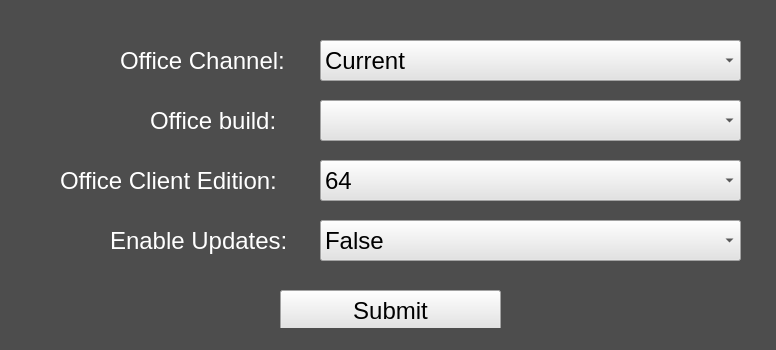
<?xml version="1.0" encoding="UTF-8"?>
<ui version="4.0">
 <class>MainWindow</class>
 <widget class="QMainWindow" name="MainWindow">
  <property name="geometry">
   <rect>
    <x>0</x>
    <y>0</y>
    <width>776</width>
    <height>350</height>
   </rect>
  </property>
  <property name="sizePolicy">
   <sizepolicy hsizetype="Fixed" vsizetype="Fixed">
    <horstretch>0</horstretch>
    <verstretch>0</verstretch>
   </sizepolicy>
  </property>
  <property name="focusPolicy">
   <enum>Qt::NoFocus</enum>
  </property>
  <property name="windowTitle">
   <string>MainWindow</string>
  </property>
  <property name="styleSheet">
   <string notr="true">background-color: rgb(77, 77, 77);</string>
  </property>
  <widget class="QWidget" name="centralwidget">
   <property name="enabled">
    <bool>true</bool>
   </property>
   <widget class="QComboBox" name="channel_dropdown">
    <property name="geometry">
     <rect>
      <x>320</x>
      <y>40</y>
      <width>421</width>
      <height>41</height>
     </rect>
    </property>
    <property name="font">
     <font>
      <pointsize>18</pointsize>
     </font>
    </property>
    <property name="accessibleName">
     <string>Current Channel Dropdown</string>
    </property>
    <property name="accessibleDescription">
     <string/>
    </property>
    <property name="styleSheet">
     <string notr="true">background-color: rgb(227, 227, 227);
alternate-background-color: rgb(227, 227, 227);</string>
    </property>
    <item>
     <property name="text">
      <string>Current</string>
     </property>
    </item>
    <item>
     <property name="text">
      <string>CurrentPreview</string>
     </property>
    </item>
    <item>
     <property name="text">
      <string>SemiAnnual</string>
     </property>
    </item>
    <item>
     <property name="text">
      <string>SemiAnnualPreview</string>
     </property>
    </item>
    <item>
     <property name="text">
      <string>MonthlyEnterprise</string>
     </property>
    </item>
    <item>
     <property name="text">
      <string>BetaChannel</string>
     </property>
    </item>
   </widget>
   <widget class="QLabel" name="office_channel_label">
    <property name="geometry">
     <rect>
      <x>120</x>
      <y>40</y>
      <width>241</width>
      <height>41</height>
     </rect>
    </property>
    <property name="font">
     <font>
      <pointsize>18</pointsize>
     </font>
    </property>
    <property name="styleSheet">
     <string notr="true">color: rgb(255, 255, 255);</string>
    </property>
    <property name="text">
     <string>Office Channel:</string>
    </property>
   </widget>
   <widget class="QLabel" name="enable_updates_label">
    <property name="geometry">
     <rect>
      <x>110</x>
      <y>220</y>
      <width>241</width>
      <height>41</height>
     </rect>
    </property>
    <property name="font">
     <font>
      <pointsize>18</pointsize>
     </font>
    </property>
    <property name="styleSheet">
     <string notr="true">color: rgb(255, 255, 255);</string>
    </property>
    <property name="text">
     <string>Enable Updates:</string>
    </property>
   </widget>
   <widget class="QComboBox" name="enable_updates_dropdown">
    <property name="geometry">
     <rect>
      <x>320</x>
      <y>220</y>
      <width>421</width>
      <height>41</height>
     </rect>
    </property>
    <property name="font">
     <font>
      <pointsize>18</pointsize>
     </font>
    </property>
    <property name="accessibleName">
     <string>Enable updates drop down</string>
    </property>
    <property name="styleSheet">
     <string notr="true">background-color: rgb(227, 227, 227);</string>
    </property>
    <item>
     <property name="text">
      <string>False</string>
     </property>
    </item>
    <item>
     <property name="text">
      <string>True</string>
     </property>
    </item>
   </widget>
   <widget class="QLabel" name="office_build_label">
    <property name="geometry">
     <rect>
      <x>150</x>
      <y>100</y>
      <width>191</width>
      <height>41</height>
     </rect>
    </property>
    <property name="font">
     <font>
      <pointsize>18</pointsize>
     </font>
    </property>
    <property name="styleSheet">
     <string notr="true">color: rgb(255, 255, 255);</string>
    </property>
    <property name="text">
     <string>Office build:</string>
    </property>
   </widget>
   <widget class="QPushButton" name="submit_button">
    <property name="geometry">
     <rect>
      <x>280</x>
      <y>290</y>
      <width>221</width>
      <height>41</height>
     </rect>
    </property>
    <property name="font">
     <font>
      <pointsize>18</pointsize>
     </font>
    </property>
    <property name="styleSheet">
     <string notr="true">background-color: rgb(227, 227, 227);</string>
    </property>
    <property name="text">
     <string>Submit</string>
    </property>
   </widget>
   <widget class="QLabel" name="bit_label">
    <property name="geometry">
     <rect>
      <x>60</x>
      <y>160</y>
      <width>281</width>
      <height>41</height>
     </rect>
    </property>
    <property name="font">
     <font>
      <pointsize>18</pointsize>
     </font>
    </property>
    <property name="styleSheet">
     <string notr="true">color: rgb(255, 255, 255);</string>
    </property>
    <property name="text">
     <string>Office Client Edition:</string>
    </property>
   </widget>
   <widget class="QComboBox" name="bit_dropdown">
    <property name="geometry">
     <rect>
      <x>320</x>
      <y>160</y>
      <width>421</width>
      <height>41</height>
     </rect>
    </property>
    <property name="font">
     <font>
      <pointsize>18</pointsize>
     </font>
    </property>
    <property name="accessibleName">
     <string>Office client edition drop down</string>
    </property>
    <property name="styleSheet">
     <string notr="true">background-color: rgb(227, 227, 227);</string>
    </property>
    <item>
     <property name="text">
      <string>64</string>
     </property>
    </item>
    <item>
     <property name="text">
      <string>32</string>
     </property>
    </item>
   </widget>
   <widget class="QComboBox" name="office_build_dropdown">
    <property name="geometry">
     <rect>
      <x>320</x>
      <y>100</y>
      <width>421</width>
      <height>41</height>
     </rect>
    </property>
    <property name="font">
     <font>
      <pointsize>18</pointsize>
     </font>
    </property>
    <property name="accessibleName">
     <string>Office build dropdown</string>
    </property>
    <property name="accessibleDescription">
     <string/>
    </property>
    <property name="styleSheet">
     <string notr="true">background-color: rgb(227, 227, 227);
alternate-background-color: rgb(227, 227, 227);</string>
    </property>
    <property name="editable">
     <bool>false</bool>
    </property>
   </widget>
   <zorder>office_channel_label</zorder>
   <zorder>enable_updates_label</zorder>
   <zorder>enable_updates_dropdown</zorder>
   <zorder>office_build_label</zorder>
   <zorder>submit_button</zorder>
   <zorder>bit_label</zorder>
   <zorder>bit_dropdown</zorder>
   <zorder>channel_dropdown</zorder>
   <zorder>office_build_dropdown</zorder>
  </widget>
  <widget class="QStatusBar" name="statusbar"/>
 </widget>
 <tabstops>
  <tabstop>channel_dropdown</tabstop>
  <tabstop>office_build_dropdown</tabstop>
  <tabstop>bit_dropdown</tabstop>
  <tabstop>enable_updates_dropdown</tabstop>
  <tabstop>submit_button</tabstop>
 </tabstops>
 <resources/>
 <connections/>
</ui>
